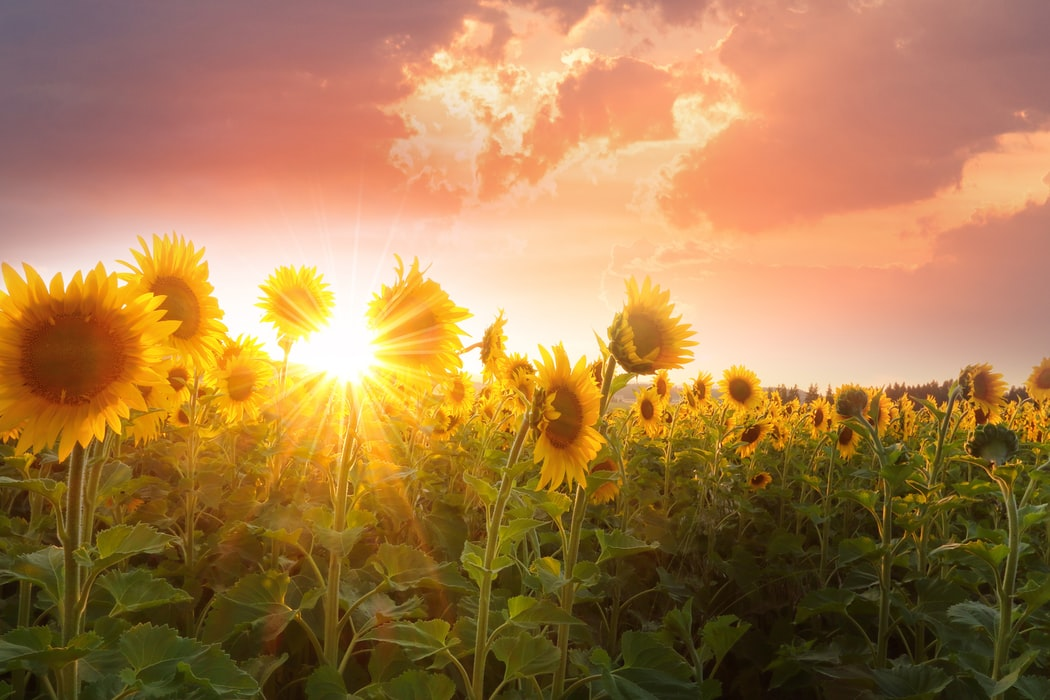
#> input picture Histogram/image.jpeg, 1050 x 700 px
$ python opencv_tutorial_02.py --image ../Histogram/image.jpeg
#> lines starting #> are read from the running program, lines starting #| are printed output that depends on the picture; after the words box and inside, x2 and y2 are one past the last pixel; in counts of white or black regions, pixels touching at a corner belong together
# import the necessary packages
import argparse
import imutils
import cv2

# construct an argument

# helps to run our program from the terminal

ap = argparse.ArgumentParser()
ap.add_argument("-i", "--image", required=True, help="path to input image")
args = vars(ap.parse_args())

# load the input image
image = cv2.imread(args["image"])
#> image is the input picture: shape (700, 1050, 3); mean B, G, R 75.9, 124.8, 168.4
cv2.imshow("Image", image)

cv2.waitKey(0)

# convert the image to grayscale

gray = cv2.cvtColor(image, cv2.COLOR_BGR2GRAY)
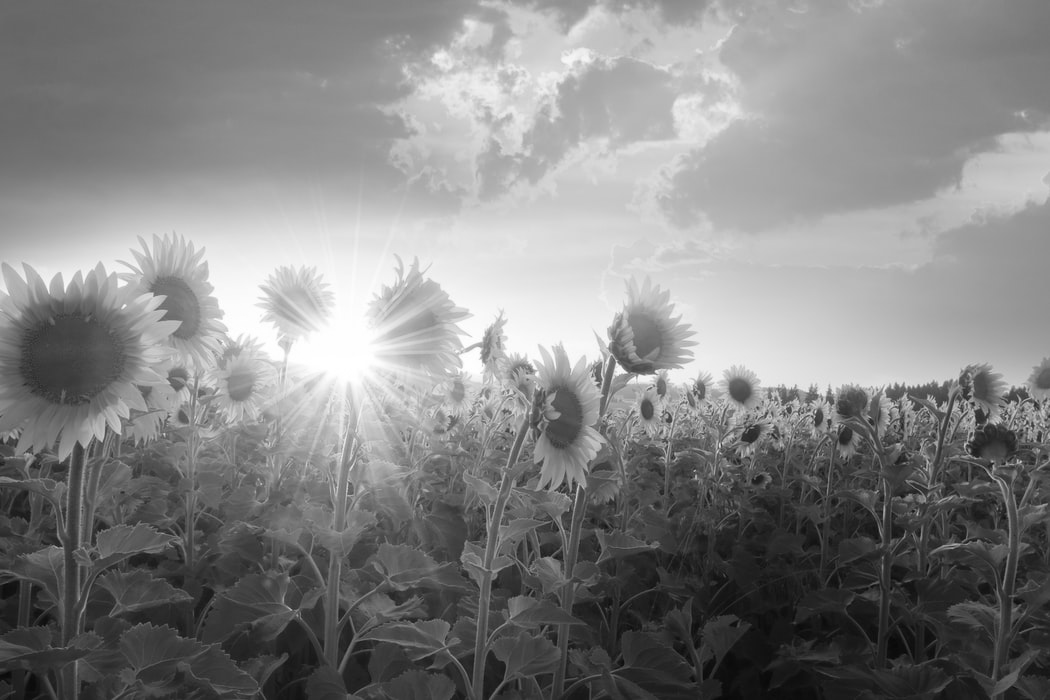
#> gray: shape (700, 1050); min 7, max 255, mean 132.3
cv2.imshow("Gray", gray)
cv2.waitKey(0)

# Edge Detection
# applying the Edge Detection we cab find the outlines of objects in image

edged = cv2.Canny(gray, 30, 150)
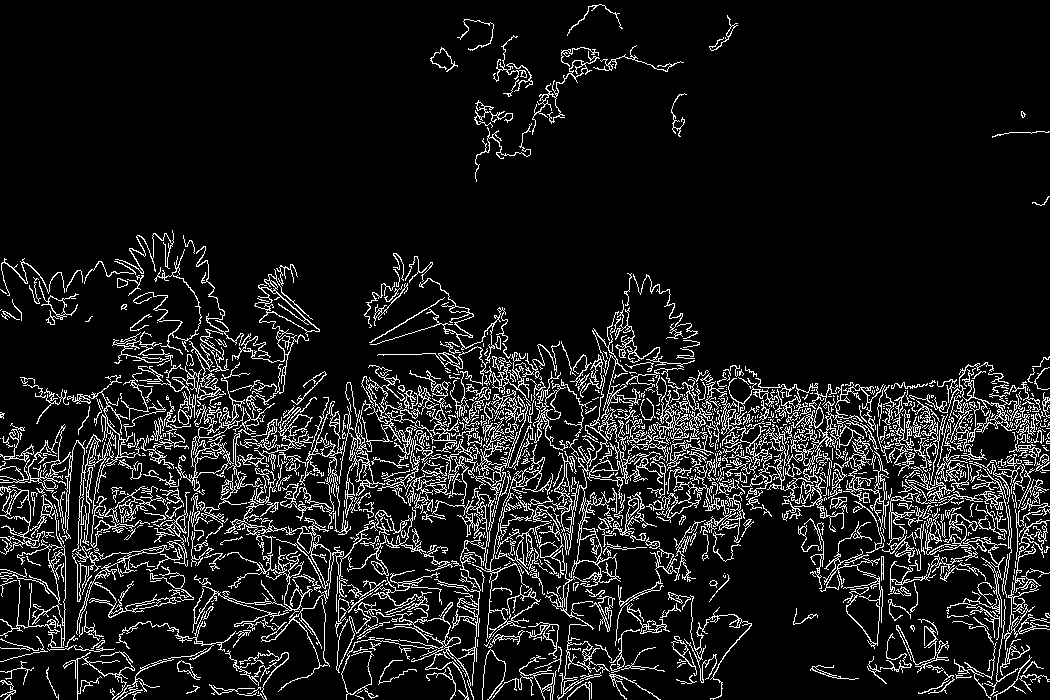
#> edged: shape (700, 1050); 10.3% white in thin lines or dots
# using the popular Canny algorithm

cv2.imshow("Edged", edged)
cv2.waitKey(0)

# thresholding
# it helps us to remove lighter and darker regions and contour of images
# threshold the image by setting all pixel values less than 225

thresh = cv2.threshold(gray, 225, 225, cv2.THRESH_BINARY_INV)[1]
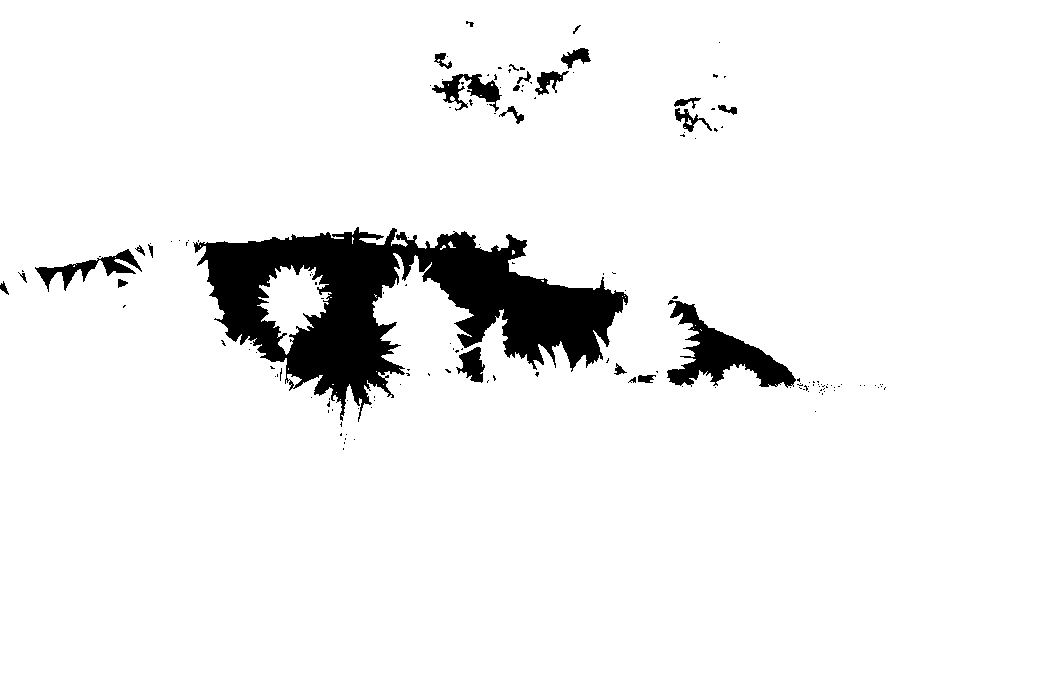
#> thresh: shape (700, 1050); values 0 (black) and 225 (white), 93.9% white; 155 black regions (130 under 20 px)
# Grabbing all pixels in the gray  image
# greater than 225 and setting them to 0 (black)
# which corresponds to the background of the image
cv2.imshow("Thresh", thresh)
# Setting pixel vales less than 225 to 255 (white)
# which corresponds to the foreground of the image
# (i.e., the Tetris blocks themselves).
cv2.waitKey(0)

# detecting and drawing contours

# it finds all foreground white pixels in the thresh.copy() image

contours = cv2.findContours(thresh.copy(), cv2.RETR_EXTERNAL, cv2.CHAIN_APPROX_SIMPLE)
#> contours = 1 contour; box (x1, y1, x2, y2) and area: (0, 0, 1050, 700) 733184

contours = imutils.grab_contours(contours)
output = image.copy()

# loop over the contours
for c in contours:
    # draw each contour on the output image with a 3px thick purple
    # outline, then display the output contours one at a time
    cv2.drawContours(output, [c], -1, (240, 0, 159), 3)
    cv2.imshow("Contours", output)
    cv2.waitKey(0)
#> this loop made 1 pass
#> pass 1, `cv2.imshow("Contours", output)`:
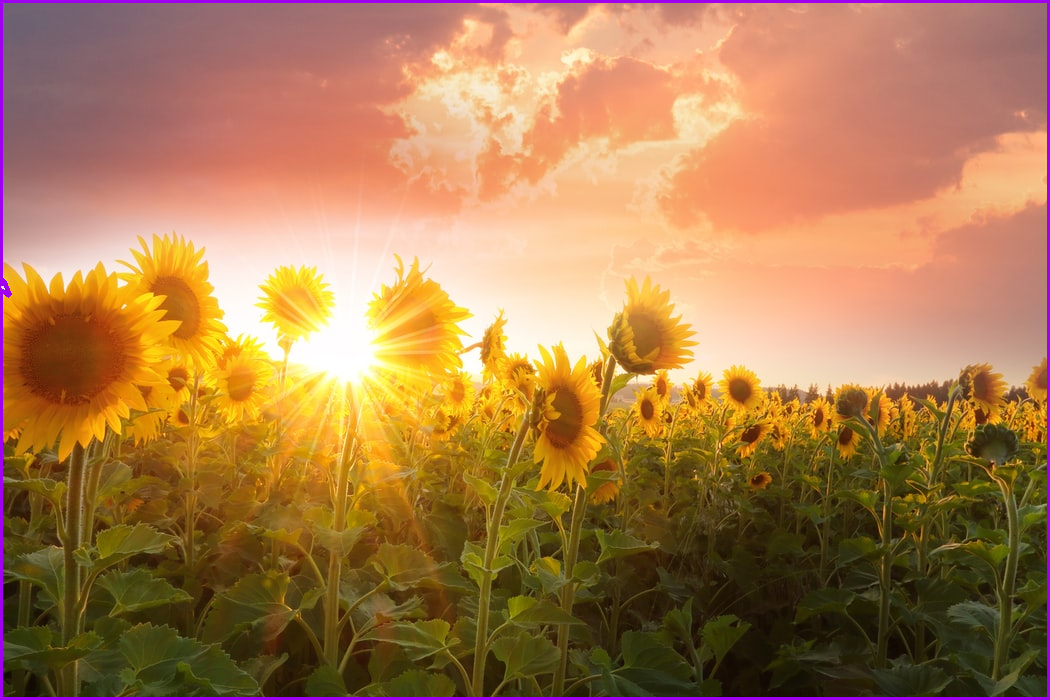
#> window 'Contours': shape (700, 1050, 3); mean B, G, R 78.4, 123.5, 168.9

# draw the total number of contours found in purple
# this builds a text string containing the number of steps
text = "I found {} objects!".format(len(contours))
#> text = 'I found 1 objects!'
cv2.putText(output, text, (10, 25),  cv2.FONT_HERSHEY_SIMPLEX, 0.7,(240, 0, 159), 2)
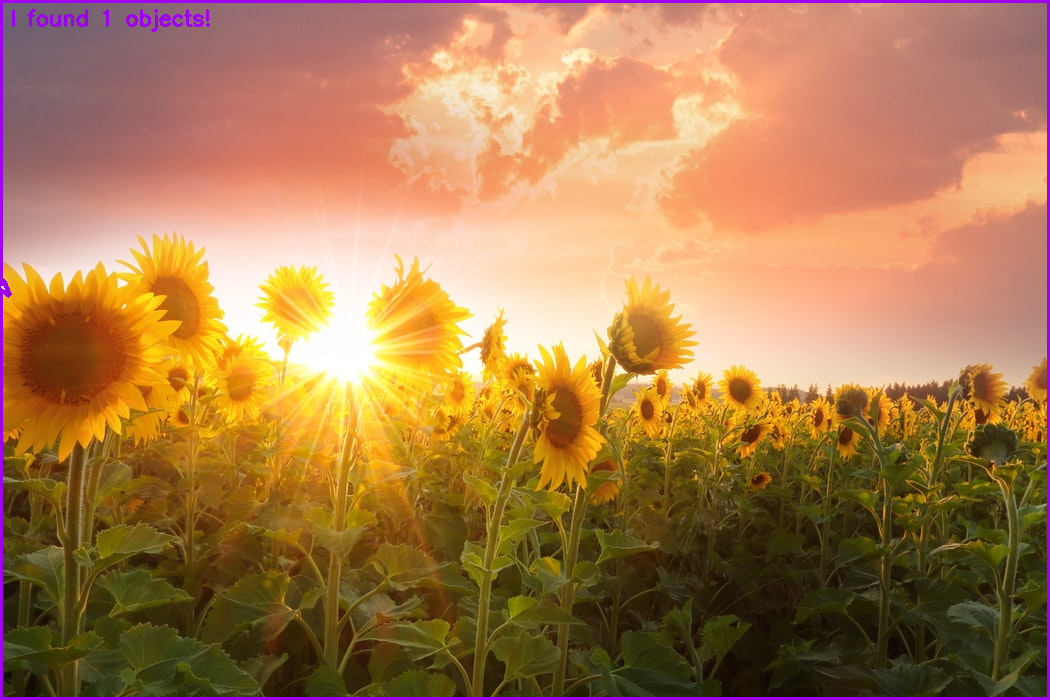
#> output: shape (700, 1050, 3); 0.16% of pixels changed, all inside (x1, y1, x2, y2) = (12, 9, 210, 32)
cv2.imshow("Contours", output)
cv2.waitKey(0)


# Erosion and Dilation
# used to reduce the noise in binary images

mask = thresh.copy()
mask = cv2.erode(mask, None, iterations=5)
#> mask: shape (700, 1050); values 0 (black) and 225 (white), 89.1% white; 13 black regions, largest, box (x1, y1, x2, y2) and area: (166, 222, 847, 455) 63416, (425, 43, 596, 129) 7441, (13, 238, 158, 297) 4526
cv2.imshow("Eroded", mask)
cv2.waitKey(0)

# similarly, dilation can increase the size of the ground objects
mask = thresh.copy()
mask = cv2.dilate(mask, None, iterations=5)
#> mask: shape (700, 1050); values 0 (black) and 225 (white), 97% white; 11 black regions (5 under 20 px), largest, box (x1, y1, x2, y2) and area: (211, 240, 390, 391) 11914, (424, 240, 618, 355) 8518, (700, 333, 785, 379) 1317, (468, 357, 477, 370) 72, (688, 310, 692, 318) 20, (675, 375, 684, 378) 20
cv2.imshow("Dilated", mask)
cv2.waitKey(0)


# masking and bitwise operations

# a typical operation we may want to apply is to take our mask
# and apply a bitwise AND to our input image , keeping the masked regions

mask = thresh.copy()
output = cv2.bitwise_and(image, image, mask = mask)
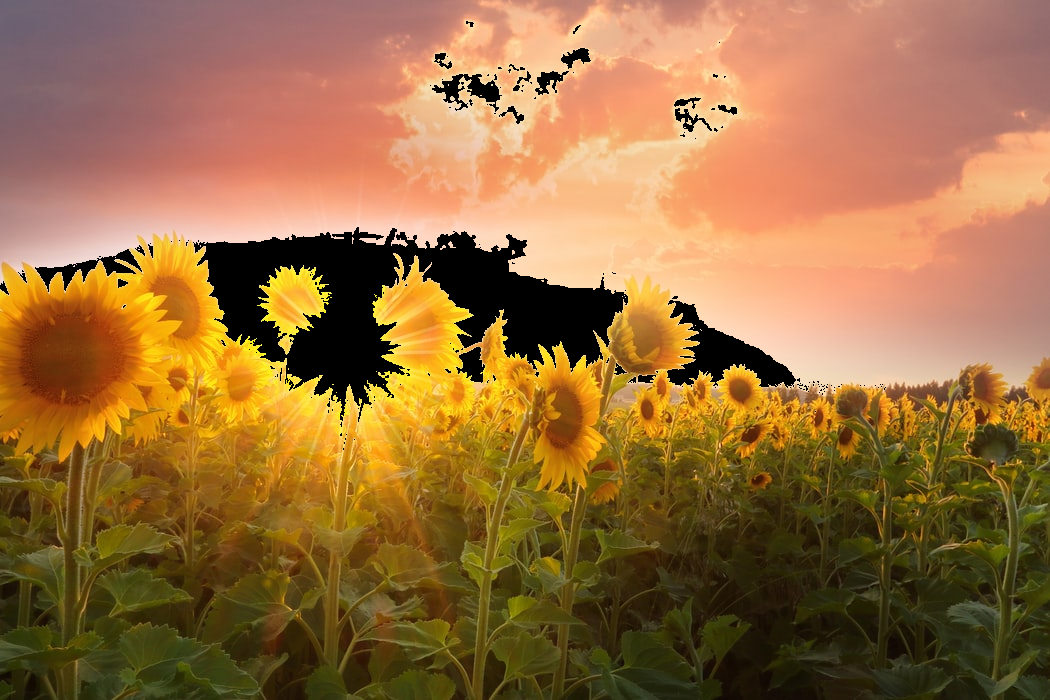
#> output: shape (700, 1050, 3); mean B, G, R 63.2, 110.4, 152.9
cv2.imshow("Output", output)
cv2.waitKey(0)
